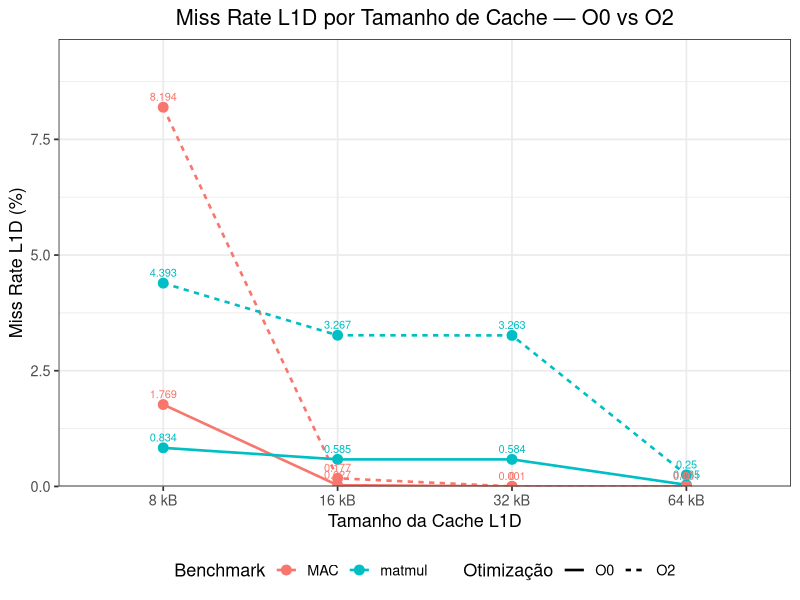

R code for this plot:
library(ggplot2)

cache_levels  <- c("8 kB", "16 kB", "32 kB", "64 kB")
cache_labels  <- cache_levels

df <- data.frame(
  cache     = rep(factor(cache_levels, levels = cache_levels), 4),
  benchmark = rep(c("matmul", "MAC"), each = 4, times = 2),
  opt       = rep(c("O0", "O2"), each = 8),
  miss_pct  = c(
    # O0 matmul
    0.008336, 0.005850, 0.005843, 0.000350,
    # O0 MAC
    0.017694, 0.000270, 0.000004, 0.000004,
    # O2 matmul
    0.043933, 0.032668, 0.032632, 0.002497,
    # O2 MAC
    0.081941, 0.001766, 0.000011, 0.000010
  ) * 100
)

df$group <- paste(df$benchmark, df$opt)

p <- ggplot(df, aes(x = cache, y = miss_pct,
                    color = benchmark, linetype = opt,
                    group = group)) +
  geom_line(linewidth = 0.9) +
  geom_point(size = 3) +
  geom_text(aes(label = round(miss_pct, 3)),
            vjust = -0.8, size = 2.8, show.legend = FALSE) +
  labs(
    title    = "Miss Rate L1D por Tamanho de Cache — O0 vs O2",
    x        = "Tamanho da Cache L1D",
    y        = "Miss Rate L1D (%)",
    color    = "Benchmark",
    linetype = "Otimização"
  ) +
  scale_y_continuous(expand = expansion(mult = c(0, 0.18))) +
  expand_limits(y = 0) +
  theme_bw(base_size = 13) +
  theme(legend.position = "bottom",
        plot.title = element_text(hjust = 0.5))

ggsave("plot_miss_cmp.png", p, width = 7, height = 4.5, dpi = 150)
cat("Salvo: plot_miss_cmp.png\n")
